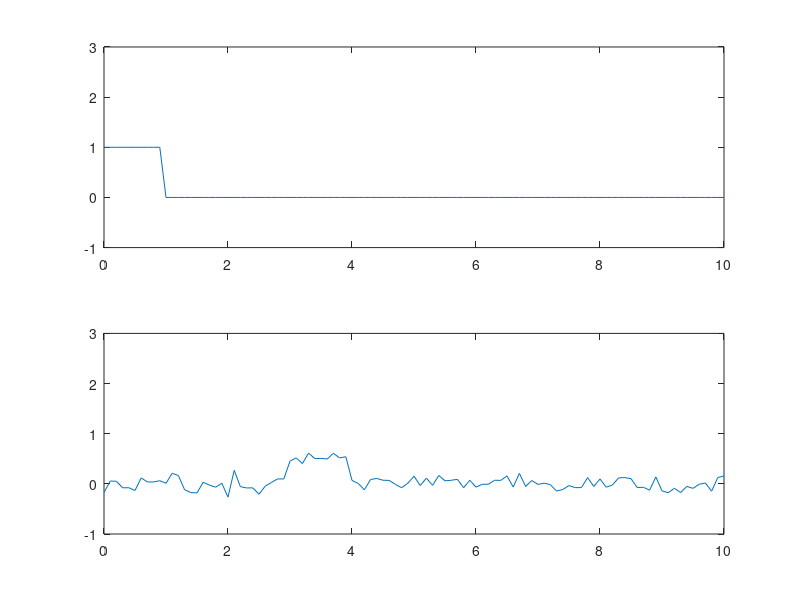
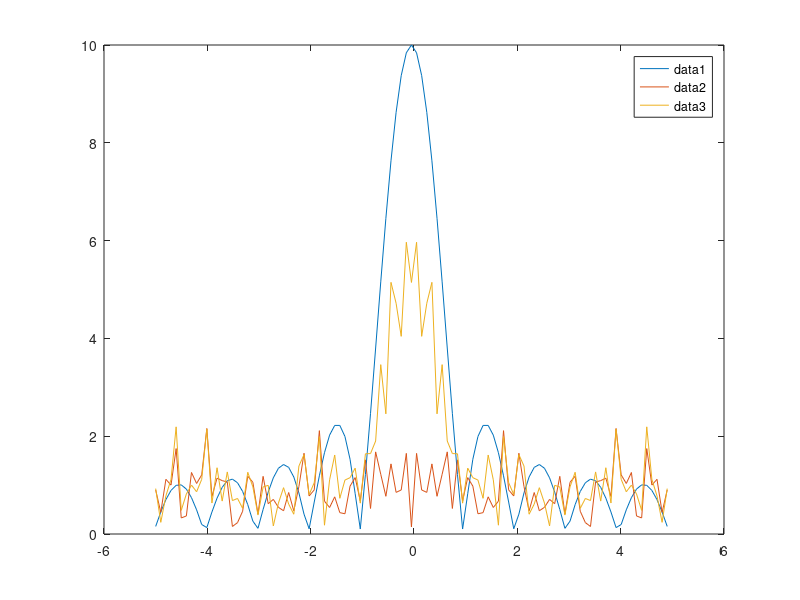
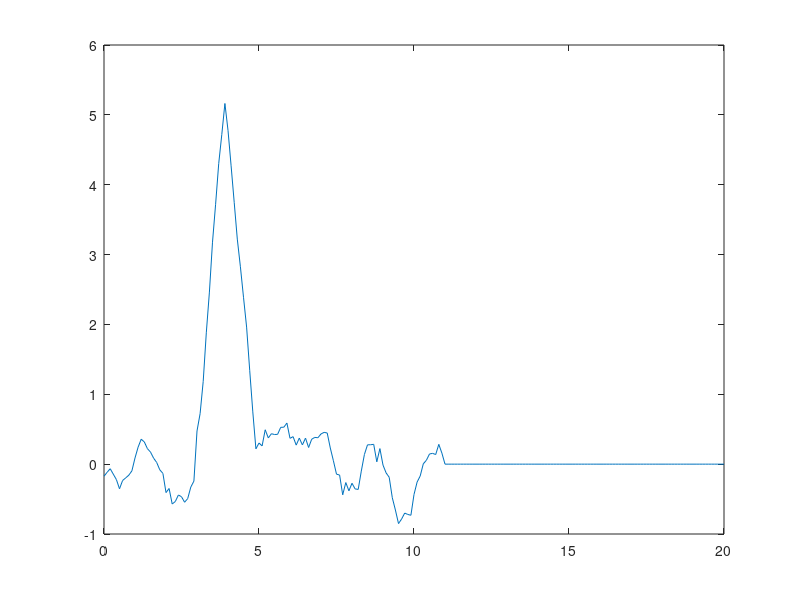
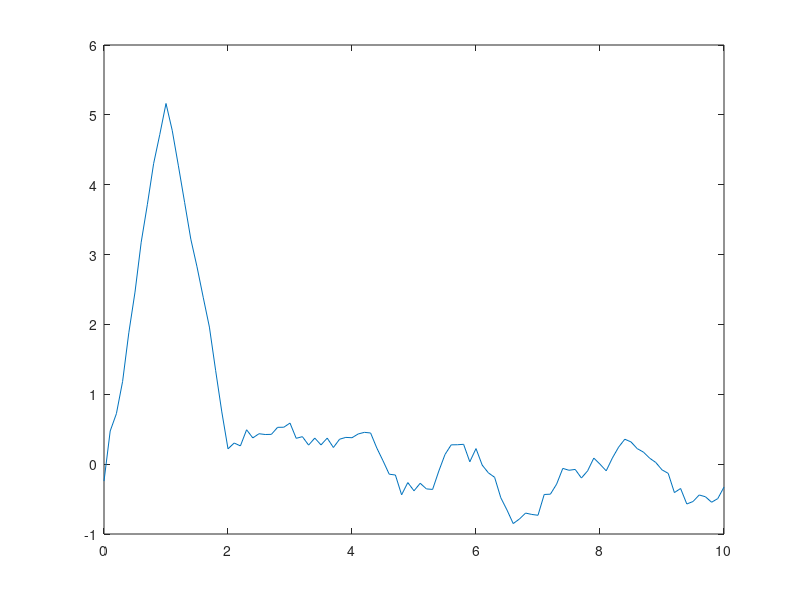

These figures' MATLAB source, in order:
% Investigating matched filters
% 4 December 2018
% Nick Anderson
%---------------------------------------------

%Create transmitted signal
Ts = 0.1;
fs = 1/Ts;
t = 0:Ts:10;
N = numel(t);
x_tx = [ones(1,10) zeros(1,numel(t)-10)];

figure(1);
clf;
subplot(2,1,1);
plot(t,x_tx);
ylim([-1,3]);

%Create received signal
A = 0.5;
noise = 0.1*randn(1,numel(t));
%noise = noise-mean(noise);
x_rx = A*[zeros(1,30) ones(1,10) zeros(1,numel(t)-40)]+noise;

subplot(2,1,2);
plot(t,x_rx);
ylim([-1,3]);

%Freqy stuff
X_TX = fft(x_tx);
S_TX = fft(noise);
X_RX = fft(x_rx);

f = -1/(2*Ts):1/(N*Ts):(N/2-1)/(N*Ts);

figure(2);
clf;
plot(f, fftshift(abs(X_TX)));
hold on;
plot(f, fftshift(abs(S_TX)));
plot(f, fftshift(abs(X_RX)));
legend();
hold off;

%Convolution
y_rx = conv(x_rx, x_tx);

t2 = 0:Ts:20; 

figure(3);
clf;
plot(t2, y_rx);

%Matched filter
td = 2;
H = conj(X_TX).*exp(1j*2*pi*f*td);

Y_RX = H.*X_RX;
y_rx2 = ifft(Y_RX);

figure(4);
clf;
plot(t, y_rx2);

